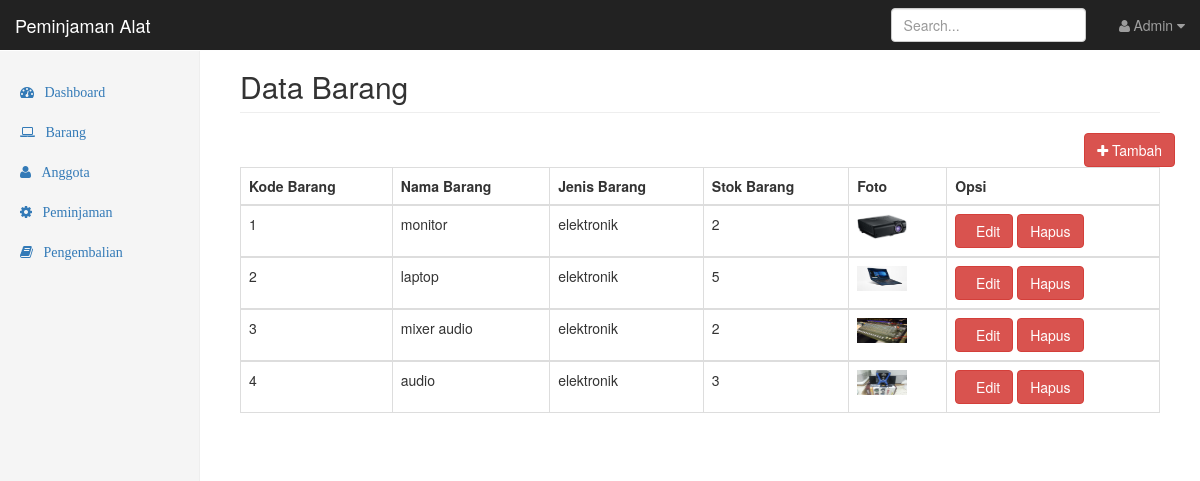
Page /barang.php (signed in) on the earlier database version.
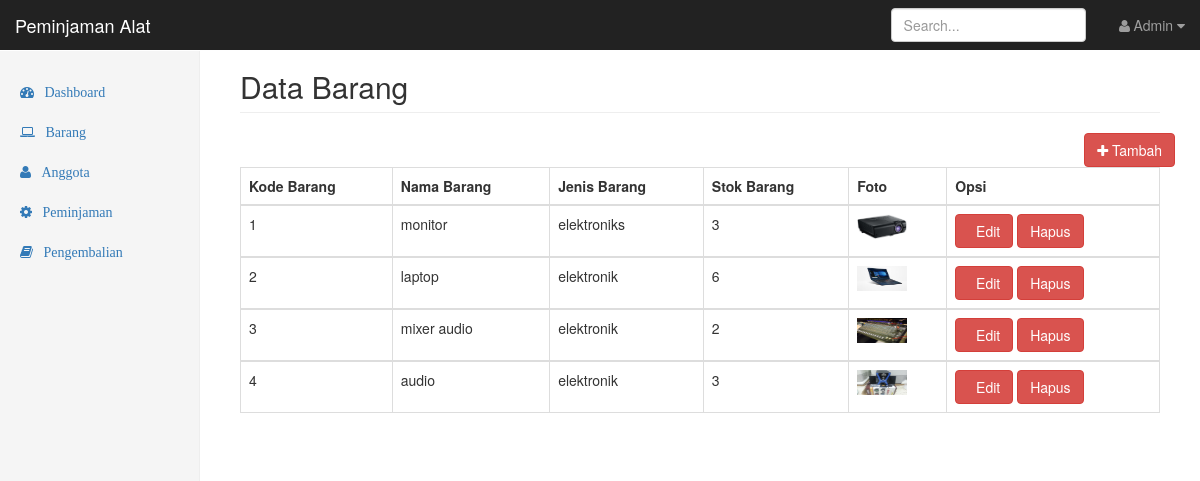
Same page on the later database version.
### tables this page shows
CREATE TABLE `barang` (
  `id_brg` int(11) NOT NULL,
  `nama_brg` varchar(255) NOT NULL,
  `jenis_brg` varchar(255) NOT NULL,
  `stok_brg` varchar(255) NOT NULL,
  `foto` varchar(300) NOT NULL
);

### barang.php (the view, shortened to what this page needs)
<?php
include "config/koneksi.php"; ?>
<!DOCTYPE html>
<html lang="en">
  <head>
    <link href="bootstrap/dist/css/bootstrap.min.css" rel="stylesheet">
    <link href="bootstrap/dist/css/global.css" rel="stylesheet">
    <link href="bootstrap/font-awesome/css/font-awesome.min.css" rel="stylesheet" type="text/css">
  </head>
  <body>
    <nav class="navbar navbar-inverse navbar-fixed-top">
      <div class="container-fluid">
        <div class="navbar-header">
          <a class="navbar-brand" href="#">Peminjaman Alat</a>
        </div>
        <div id="navbar" class="navbar-collapse collapse">
          <ul class="nav navbar-nav navbar-right">
            <li class="dropdown">
              <a class="dropdown-toggle" data-toggle="dropdown">
                <i class="fa fa-user fa-fw"></i>Admin <i class="fa fa-caret-down"></i>
              </a>
          </li>
          </ul>
          <form class="navbar-form navbar-right">
            <input type="text" class="form-control" placeholder="Search...">
          </form>
        </div>
      </div>
    </nav>
    <div class="container-fluid">
      <div class="row">
        <div class="col-sm-3 col-md-2 sidebar">
          <ul class="nav nav-sidebar">
            <li class=""><a href="dashboard.php"><i class="fa fa-dashboard">&nbsp;&nbsp;&nbsp;Dashboard</i></a></li>
            <li><a href="barang.php"><i class="fa fa-laptop">&nbsp;&nbsp;&nbsp;Barang</i></a></li>
            <li><a href="peminjam.php"><i class="fa fa-user">&nbsp;&nbsp;&nbsp;Anggota</i></a></li>
            <li><a href="peminjaman.php"><i class="fa fa-gear">&nbsp;&nbsp;&nbsp;Peminjaman</i></a></li>
            <li><a href="pengembalian.php"><i class="fa fa-book">&nbsp;&nbsp;&nbsp;Pengembalian</i></a></li>
          </ul>
        </div>
        <div class="col-sm-9 col-sm-offset-3 col-md-10 col-md-offset-2 main">
          <h2 class="page-header">Data Barang</h2>
          <div class="row">
            <a href="tambahbrg.php" class="btn btn-danger pull-right"><i class="fa fa-plus"></i> Tambah</a>
          </div>
              <table id="tabelbarang" class="table table-bordered table-hover">
                     <thead>
                        <tr>
                          <th>Kode Barang</th>
                          <th>Nama Barang</th>
                          <th>Jenis Barang</th>
                          <th>Stok Barang</th>
                          <th>Foto</th>
                          <th>Opsi</th>
                        </tr>
                     </thead>
                <?php
                     $query = $mysqli->query("SELECT * FROM barang ");
                     $id_brg=1;
                     while ($lihat=mysqli_fetch_array($query)){
                      ?>
                      <tbody>
                        <tr>
                          <td><?php echo $id_brg++; ?></td>
                          <td><?php echo $lihat['nama_brg']; ?></td>
                          <td><?php echo $lihat['jenis_brg'];?></td>
                          <td><?php echo $lihat['stok_brg']; ?></td>
                          <td><img src="images/<?php echo $lihat['foto']; ?>" alt="" width="50" height="25"></td>
                          <td> <a href="editbrg.php?id_brg=<?php echo $lihat['id_brg']; ?>" class="btn btn-danger">&nbsp;&nbsp;Edit</a>
                          <a href="hapusbrg.php?id=<?php echo $lihat['id_brg']; ?>" class="btn btn-danger">Hapus</a>
                          </td>
                        </tr>
                        <?php
                        } ?>
                      </tbody>
              </table>
        </div>
      </div>
    </div>
    <?php require_once "templates/footer.php" ?>

Differences in the rows shown:
changed barang "monitor": jenis_brg "elektronik" → "elektroniks"; stok_brg "2" → "3"
changed barang "laptop": stok_brg "5" → "6"
